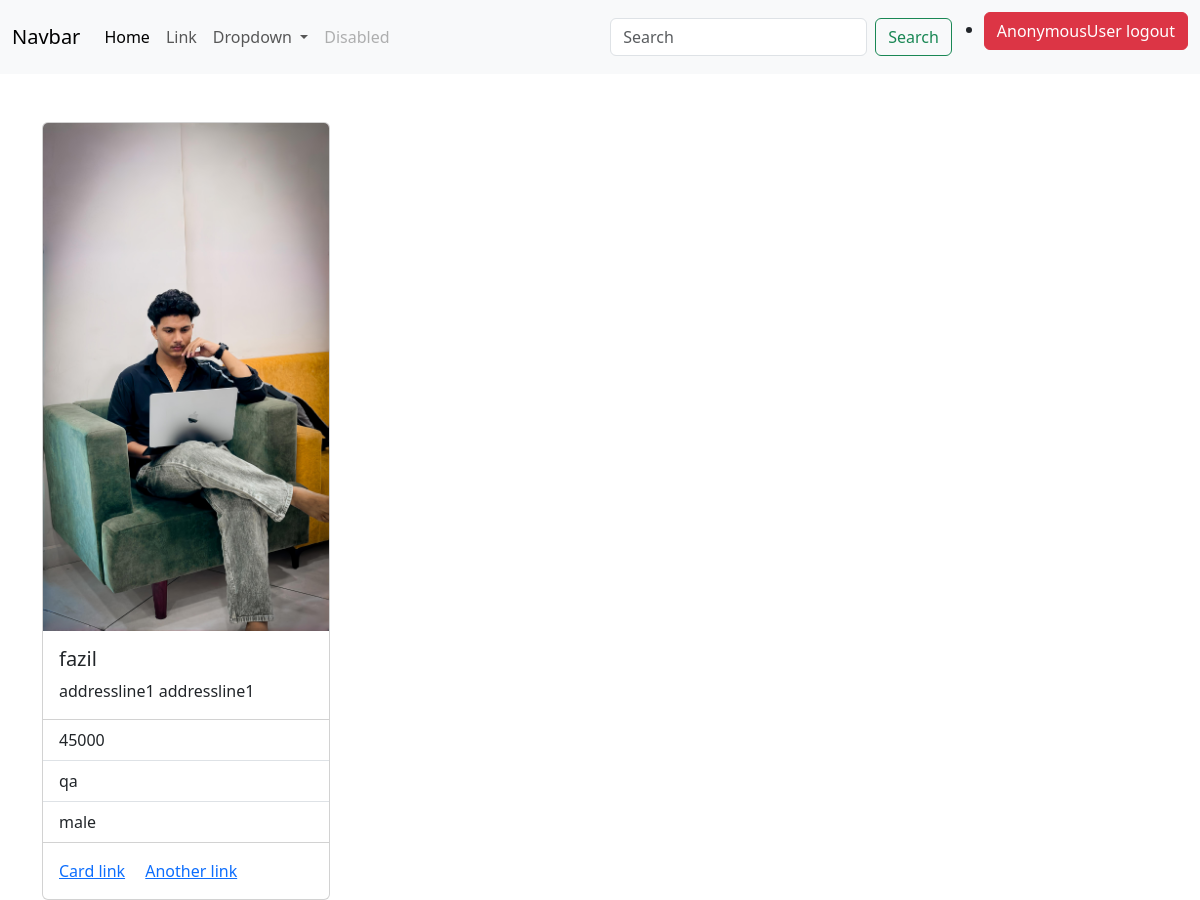
/employee/1/, run on the app's committed database.
### crm/models.py (models this page shows, shortened)
class Employee(models.Model):
    name=models.CharField(max_length=200)
    email=models.EmailField(unique=True)
    address=models.TextField()
    department=models.CharField(max_length=200)
    salary=models.PositiveIntegerField()
    date_of_join=models.DateField()
    gender_options=(
        ("male","male"),
        ("female","female")
    )
    gender=models.CharField(max_length=200,choices=gender_options,default="male")
    picture=models.ImageField(upload_to="employee_image",null=True,blank=True)

### crm/views.py (the view)
# urls.py: path("employee/<int:pk>/",views.EmployeeDetailView.as_view(),name="employee-detail"),
class EmployeeDetailView(View):
    template_name="employee_detail.html"
    def get(self,request,*args,**kwargs):
        id=kwargs.get("pk")
        qs=Employee.objects.get(id=id)
        return render(request,self.template_name,{"data":qs})

### crm/templates/employee_detail.html
{%extends 'base.html'%}
{%block main_block%}
<div class="container">
  <div class="card mt-5" style="width: 18rem;">
    {%if data.picture%}
    <img src="{{data.picture.url}}" class="card-img-top" alt="...">
    {%endif%}
    <div class="card-body">
      <h5 class="card-title">{{data.name}}</h5>
      <p class="card-text">{{data.address}}</p>
    </div>
    <ul class="list-group list-group-flush">
      <li class="list-group-item">{{data.salary}}</li>
      <li class="list-group-item">{{data.department}}</li>
      <li class="list-group-item">{{data.gender}}</li>
    </ul>
    <div class="card-body">
      <a href="#" class="card-link">Card link</a>
      <a href="#" class="card-link">Another link</a>
    </div>
  </div>
</div>
{%endblock%}

### data on the page
Employee: picture (picture), name "fazil", address "addressline1 addressline1", salary "45000", department "qa", gender "male"

### other printed values
{{ request.user }} "AnonymousUser"
